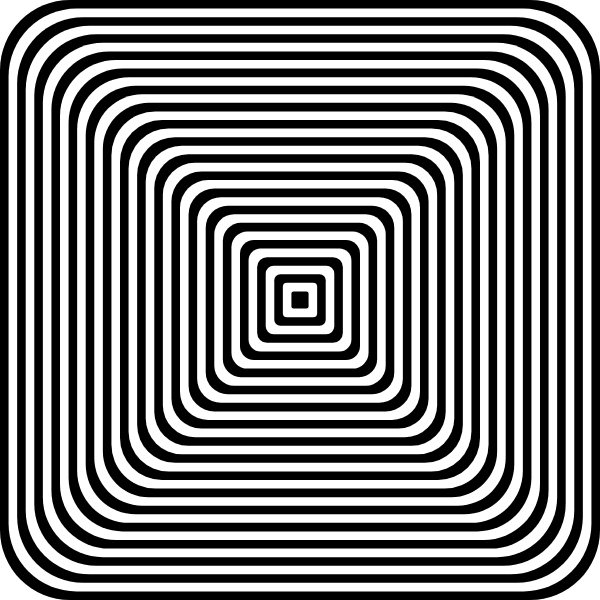
Frame 1 (no input)
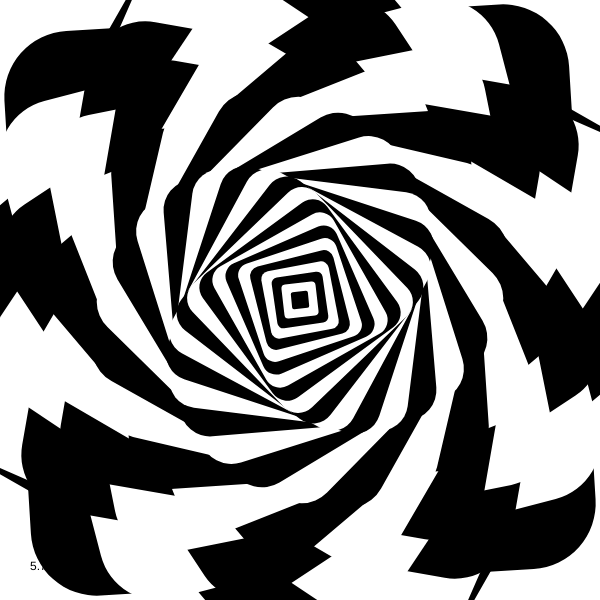
Frame 60 (no input)
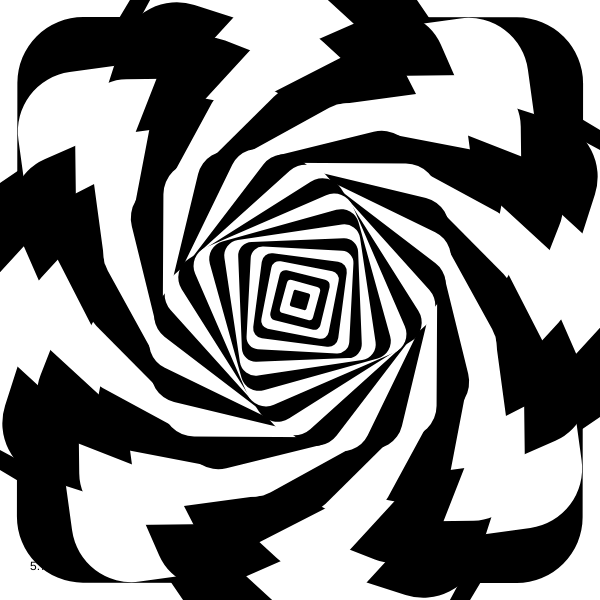
Frame 120 (the mouse pressed at the canvas centre since frame 60)

The p5.js sketch that drew these frames (run headless with seeded random() and noise() and a simulated clock; from frame 60 on, the mouse is pressed at the canvas centre):

// p5.js sketch
// ── sketch.js
function setup() {
  createCanvas(600, 600);
}
var w =600;
var N=35;
var r=2;
var t=0
var k=0;

function draw() {
  background(255);
    fill(0);
  text("5.7.20", 30, height - 30)
  var dw = 600/N;
  translate(width/2, height/2);
  noStroke();
  rectMode(CENTER);
  for (var i=0; i<N; i++) { 
    rotate(radians(t*(N-i)));
    if (i%2==0)fill(-1);
    else fill(255);
    rect(0, 0, w-i*dw, w-i*dw, r*(N-i), r*(N-i), r*(N-i), r*(N-i) );
  }
  t = sin(radians(k));
  k++;


}
